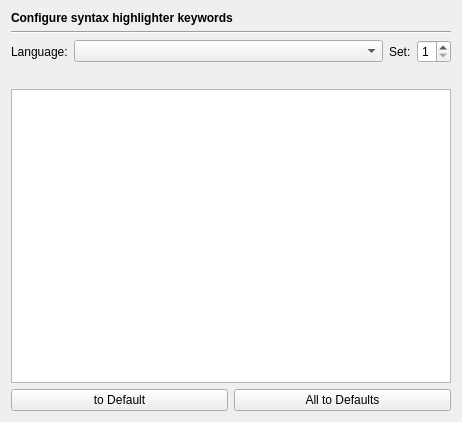
<?xml version="1.0" encoding="UTF-8"?>
<ui version="4.0">
 <class>EditorKeywordsPage</class>
 <widget class="QWidget" name="EditorKeywordsPage">
  <property name="geometry">
   <rect>
    <x>0</x>
    <y>0</y>
    <width>462</width>
    <height>422</height>
   </rect>
  </property>
  <layout class="QVBoxLayout" name="verticalLayout">
   <item>
    <widget class="QLabel" name="headerLabel">
     <property name="text">
      <string>&lt;b&gt;Configure syntax highlighter keywords&lt;/b&gt;</string>
     </property>
    </widget>
   </item>
   <item>
    <widget class="Line" name="line5">
     <property name="frameShape">
      <enum>QFrame::HLine</enum>
     </property>
     <property name="frameShadow">
      <enum>QFrame::Sunken</enum>
     </property>
     <property name="orientation">
      <enum>Qt::Horizontal</enum>
     </property>
    </widget>
   </item>
   <item>
    <layout class="QHBoxLayout" name="horizontalLayout">
     <item>
      <widget class="QLabel" name="TextLabel1_3_3">
       <property name="toolTip">
        <string/>
       </property>
       <property name="text">
        <string>Language:</string>
       </property>
       <property name="buddy">
        <cstring></cstring>
       </property>
      </widget>
     </item>
     <item>
      <widget class="QComboBox" name="languageCombo">
       <property name="sizePolicy">
        <sizepolicy hsizetype="Expanding" vsizetype="Fixed">
         <horstretch>0</horstretch>
         <verstretch>0</verstretch>
        </sizepolicy>
       </property>
       <property name="toolTip">
        <string>Select the language to be configured.</string>
       </property>
      </widget>
     </item>
     <item>
      <widget class="QLabel" name="label">
       <property name="text">
        <string>Set:</string>
       </property>
      </widget>
     </item>
     <item>
      <widget class="QSpinBox" name="setSpinBox">
       <property name="minimum">
        <number>1</number>
       </property>
       <property name="maximum">
        <number>8</number>
       </property>
      </widget>
     </item>
    </layout>
   </item>
   <item>
    <widget class="QLabel" name="setDescriptionLabel">
     <property name="text">
      <string/>
     </property>
    </widget>
   </item>
   <item>
    <widget class="QPlainTextEdit" name="keywordsEdit">
     <property name="toolTip">
      <string>Enter the keywords separated by a blank</string>
     </property>
    </widget>
   </item>
   <item>
    <layout class="QHBoxLayout" name="horizontalLayout_2">
     <item>
      <widget class="QPushButton" name="defaultButton">
       <property name="toolTip">
        <string>Press to set the current keyword set to the default value</string>
       </property>
       <property name="text">
        <string>to Default</string>
       </property>
      </widget>
     </item>
     <item>
      <widget class="QPushButton" name="allDefaultButton">
       <property name="toolTip">
        <string>Press to set all keyword sets of the selected language to default values</string>
       </property>
       <property name="text">
        <string>All to Defaults</string>
       </property>
      </widget>
     </item>
    </layout>
   </item>
  </layout>
 </widget>
 <tabstops>
  <tabstop>languageCombo</tabstop>
  <tabstop>setSpinBox</tabstop>
  <tabstop>keywordsEdit</tabstop>
 </tabstops>
 <resources/>
 <connections/>
</ui>
